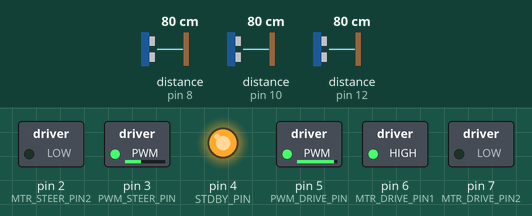
A sketch run on a simulated Arduino Uno, built with avr-gcc and run on an emulated ATmega328P. Shown: switched loads named in the sketch (green lamp = pin HIGH), output pins drawn as LEDs (lit = HIGH). Wiring (inferred from the names in the program): 3 × ultrasonic range finder: trigger pin 9, echo pin 8 / trigger pin 11, echo pin 10 / trigger pin 13, echo pin 12. Dashed ring = blinking. The test bench sets the inputs (shaded band); at power-on: distance to the obstacle (sensors on pin 8, pin 10, pin 12) 80 cm. The echo pulse lasts 58.3 µs per cm; pins used as bus, display or sensor lines are not drawn; what the sketch prints to the serial monitor is not drawn.

Above: at 1.2 s.
1.3 s: distance to the obstacle (sensor on pin 8) set to 40 cm
4.3 s: distance to the obstacle (sensor on pin 8) set to 32 cm
At 5.5 s:
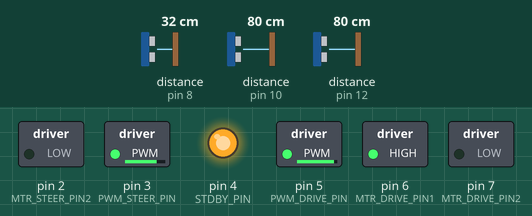
6.0 s: distance to the obstacle (sensor on pin 10) set to 22 cm
9.0 s: distance to the obstacle (sensor on pin 10) set to 18 cm
At 9.9 s:
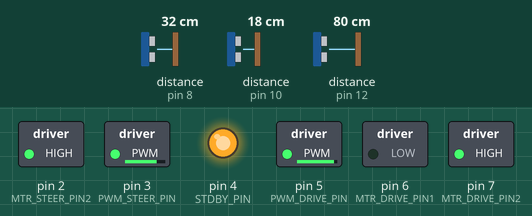
15.0 s: distance to the obstacle (sensor on pin 10) set to 35 cm
At 15.53 s:
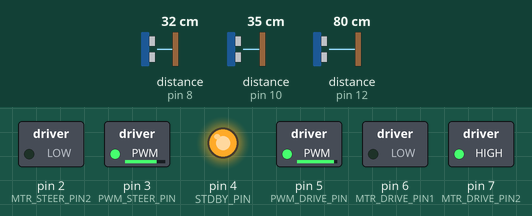
Timing chart, 0 to 18.0 s (numbered marks = the images above; inputs shaded):
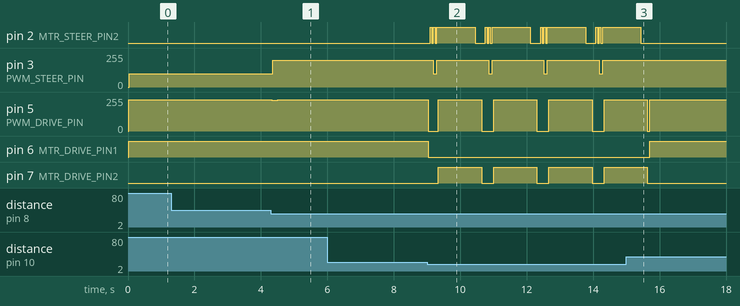

Measured:
- the behaviour switches between 36 and 35 cm on distance to the obstacle (sensor on pin 8) (found by bisection; images 0 and 1)
- the behaviour switches between 21 and 20 cm on distance to the obstacle (sensor on pin 10) (found by bisection; images 1 and 2)
- after the input at 1.3 s, every drawn part: stays the same
- after the input at 4.3 s, pin 3 (PWM_STEER_PIN): 100/255 → 200/255 after 0.05 s; pin 5 (PWM_DRIVE_PIN): 235/255 → 230/255 at once, → 235/255 0.17 s later
- after the input at 6.0 s, every drawn part: stays the same
- after the input at 9.0 s, pin 2 (MTR_STEER_PIN2): LOW → HIGH after 0.09 s, then repeats every 1.7 s: LOW 0.05 s, HIGH 0.05 s, LOW 0.05 s, HIGH 1.2 s, LOW 0.31 s, HIGH 0.05 s; pin 3 (PWM_STEER_PIN): alternates 200/255 for 1.6 s and 100/255 for 0.10 s, starting after 0.19 s
- after the input at 15.0 s, pin 2 (MTR_STEER_PIN2): goes on until 15.4 s, then stays LOW; pin 3 (PWM_STEER_PIN): stops changing and stays 200/255; pin 6 (MTR_DRIVE_PIN1): LOW → HIGH after 0.70 s; pin 7 (MTR_DRIVE_PIN2): goes on until 15.6 s, then stays LOW

The sketch:

ProtoType_WallFollow_V3.ino
```cpp
// Define Pins
#define PWM_DRIVE_PIN 5
#define MTR_DRIVE_PIN1 6
#define MTR_DRIVE_PIN2 7

#define PWM_STEER_PIN 3
#define MTR_STEER_PIN1 1
#define MTR_STEER_PIN2 2

#define STDBY_PIN 4

#define TRIG_PIN_FRONT 9
#define ECHO_PIN_FRONT 8
#define TRIG_PIN_LEFT 13
#define ECHO_PIN_LEFT 12
#define TRIG_PIN_LEFT_45 11
#define ECHO_PIN_LEFT_45 10

// Constants
const int MAX_DISTANCE = 80;
const int MID_DISTANCE = 60;
const int MIN_DISTANCE = 35;
const int STOP_DISTANCE = 20;

const int DRIVE_FAST = 235;
const int DRIVE_SLOW = 230;
const int DRIVE_COAST = 220;

const int STEER_SLOW = 100;
const int STEER_MID = 160;
const int STEER_FAST = 200;

const float bias = 10.0;

long lastDistance1 = 0;
long lastDistance2 = 0;
long lastDistance3 = 0;

int lastDriveValue = -1;
int lastSteer = 0;

// Function to set up pins
void setup() {
  pinMode(PWM_DRIVE_PIN, OUTPUT);
  pinMode(MTR_DRIVE_PIN1, OUTPUT);
  pinMode(MTR_DRIVE_PIN2, OUTPUT);

  pinMode(PWM_STEER_PIN, OUTPUT);
  pinMode(MTR_STEER_PIN1, OUTPUT);
  pinMode(MTR_STEER_PIN2, OUTPUT);

  pinMode(STDBY_PIN, OUTPUT);

  pinMode(TRIG_PIN_FRONT, OUTPUT);
  pinMode(ECHO_PIN_FRONT, INPUT);
  pinMode(TRIG_PIN_LEFT, OUTPUT);
  pinMode(ECHO_PIN_LEFT, INPUT);
  pinMode(TRIG_PIN_LEFT_45, OUTPUT);
  pinMode(ECHO_PIN_LEFT_45, INPUT);

  // Ensure standby is off to allow motor control
  digitalWrite(STDBY_PIN, HIGH);

  // Initialize serial communication
  Serial.begin(9600);
}

// Function to measure distance using an ultrasonic sensor
long measureDistance(int trigPin, int echoPin) {
  digitalWrite(trigPin, LOW);
  delayMicroseconds(2);
  digitalWrite(trigPin, HIGH);
  delayMicroseconds(10);
  digitalWrite(trigPin, LOW);
  long duration = pulseIn(echoPin, HIGH);
  return duration * 0.034 / 2;
}

int calcDrive(int drive) {
  int distOver3 = abs(lastDistance3 - lastDistance2) + abs(lastDistance2 - lastDistance1);
  if (distOver3 > 5)
    return drive;
  else
    return DRIVE_FAST;
}

void driveBackward(int pwmValue) {
  Serial.print(" [driveBackward: ");
  digitalWrite(MTR_DRIVE_PIN1, LOW);
  digitalWrite(MTR_DRIVE_PIN2, HIGH);

  int currentDrive = calcDrive(pwmValue);
  analogWrite(PWM_DRIVE_PIN, currentDrive);
  Serial.print(currentDrive);
  Serial.print("] ");
  delayMicroseconds(currentDrive);
  lastDriveValue = pwmValue;
}

// Function to drive forward
void driveForward(int pwmValue) {
  Serial.print(" [driveForward: ");
  digitalWrite(MTR_DRIVE_PIN1, HIGH);
  digitalWrite(MTR_DRIVE_PIN2, LOW);

  int currentDrive = calcDrive(pwmValue);
  analogWrite(PWM_DRIVE_PIN, currentDrive);
  Serial.print(currentDrive);
  Serial.print("] ");
  delayMicroseconds(currentDrive);
  lastDriveValue = pwmValue;
}

// Function to steer left with specified PWM value
void steerLeft(int pwm) {
  Serial.print(" [steerLeft:");
  Serial.print(pwm);
  Serial.print("]");

  if (lastSteer > 0) {
    digitalWrite(MTR_STEER_PIN1, LOW);
    digitalWrite(MTR_STEER_PIN2, HIGH);
  }
  analogWrite(PWM_STEER_PIN, pwm);
  delay(50);
}

// Function to steer right with specified PWM value
void steerRight(int pwm) {
  Serial.print(" [steerRight:");
  Serial.print(pwm);
  Serial.print("]");

  if (lastSteer < 0) {
    digitalWrite(MTR_STEER_PIN1, HIGH);
    digitalWrite(MTR_STEER_PIN2, LOW);
  }
  analogWrite(PWM_STEER_PIN, pwm);
  delay(50);
}

void steerWheels(int cmdSteer) {

  // now steer wheels
  if (cmdSteer < 0)
    steerLeft(abs(cmdSteer));
  else
    steerRight(abs(cmdSteer));

  // store steer
  lastSteer = cmdSteer;
}

// Proportional steering control function
int proportionalSteering(int distanceLeft) {
  int error = distanceLeft - STOP_DISTANCE;

  if (error <= -5) {
    return STEER_FAST;  // Full right steer
  } else if (error >= 5) {
    return -1 * STEER_FAST;  // Full left steer
  } else {
    int steerCmd = constrain(bias * error, -1 * STEER_FAST, STEER_FAST);
    return steerCmd;
  }
}

// Function to turn right sharply
void turnRightSharp() {
  steerWheels(STEER_FAST);
}

// Function to turn left sharply
void turnLeftSharp() {
  steerWheels(STEER_FAST * -1);
}

// Function to turn right slightly
void turnRightSlight() {
  steerWheels(STEER_SLOW);
}

// Function to turn left slightly
void turnLeftSlight() {
  steerWheels(STEER_SLOW * -1);
}

// Function to stop motors
void stopMotors() {
  Serial.print(" [stopMotors] ");
  digitalWrite(MTR_DRIVE_PIN1, LOW);
  digitalWrite(MTR_DRIVE_PIN2, LOW);
  analogWrite(PWM_DRIVE_PIN, 0);
  delay(50);
}

// Function to back up for 2 seconds and pause for a second
void AvoidFrontObstacle(int distanceLeft) {

  // stop motors
  stopMotors();

  // if no obstacles to the left, then turn wheels to right and backup
  turnLeftSharp();
  turnRightSharp();
  turnLeftSlight();
  turnRightSlight();
  turnLeftSharp();


  // backup for a bit
  driveBackward(DRIVE_FAST);
  delay(750);
  turnLeftSharp();

  driveBackward(DRIVE_SLOW);
  delay(300);

  // turn wheels back
  turnRightSharp();

  // now stop
  delay(150);
  stopMotors();
}

void loop() {
  long distanceFront = measureDistance(TRIG_PIN_FRONT, ECHO_PIN_FRONT);
  lastDistance3 = lastDistance2;
  lastDistance2 = lastDistance1;
  lastDistance1 = distanceFront;
  delayMicroseconds(50);

  long distanceLeft = measureDistance(TRIG_PIN_LEFT, ECHO_PIN_LEFT);
  delayMicroseconds(50);
  long distanceLeft45 = measureDistance(TRIG_PIN_LEFT_45, ECHO_PIN_LEFT_45);

  Serial.print(" [Front: ");
  Serial.print(distanceFront);
  Serial.print(" cm, Left: ");
  Serial.print(distanceLeft);
  Serial.print(" cm, Left45: ");
  Serial.print(distanceLeft45);
  Serial.println(" cm] ");

  if (distanceFront < STOP_DISTANCE || distanceLeft45 < STOP_DISTANCE) {
    // Obstacle detected, back up and pause
    AvoidFrontObstacle(distanceLeft);
  } else if (distanceFront < MIN_DISTANCE || distanceLeft45 < MIN_DISTANCE+5) {

    // Too close to wall, turn right slightly
    driveForward(DRIVE_SLOW);
    turnRightSharp();

  } else if (distanceLeft < MID_DISTANCE) {

    // Keep calm and keep driving
    driveForward(DRIVE_SLOW);

    // Proportional steering
    int steerCommand = proportionalSteering(distanceLeft);
    steerWheels(steerCommand);

  } else {
    // Maintain forward movement
    driveForward(DRIVE_FAST);
    turnLeftSlight();
  }
}
```
